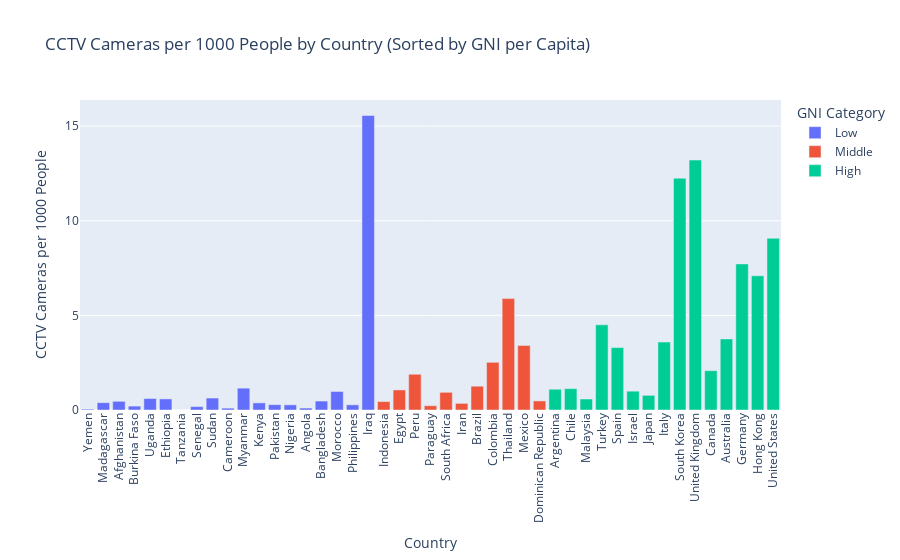

The notebook cell this image was saved under:
### Markdown cell above
## Relation Between Number of CCTV Cameras and Gross National Income

The bar graph below highlights the relationship between the density of CCTV cameras and Gross National Income (GNI) per capita in various countries. Wealthier nations tend to have more CCTV cameras per 1,000 people, reflecting their greater economic resources for public safety and security. This investment in advanced surveillance systems is a crucial part of these countries' crime prevention strategies. Higher GNI correlates with increased funding for technology, both as a security tool and a symbol of technological advancement and status (Norris, 2005; Lyon, 2003).

### Code cell
%run cameras_gdi_bargraph.ipynb

### Figure 1 — Plotly figure (JSON) as saved in the notebook; plotly's stock layout.template omitted (floating-point values rounded to 4 significant figures)
{"data": [{"alignmentgroup": "True", "customdata": [[150, 1314.0], [1500, 1484.0], [2108, 1824.0], [660, 2118.0], [2333, 2181.0], [3200, 2361.0], [20, 2664.0], [617, 3344.0], [4010, 3575.0], [400, 3621.0], [6475, 3851.0], [2000, 4474.0], [3867.0, 4624.0], [1560, 4790.0], [955, 5466.0], [8828.0, 5472.0], [3810, 7303.0], [4005, 8920.0], [120000, 9977.0]], "hovertemplate": "GNI Category=Low<br>Country=%{x}<br>CCTV Cameras per 1000 People=%{y}<br># of CCTV Cameras=%{customdata[0]}<br>GNI per Capita=%{customdata[1]}<extra></extra>", "legendgroup": "Low", "marker": {"color": "#636efa", "pattern": {"shape": ""}}, "name": "Low", "offsetgroup": "Low", "orientation": "v", "showlegend": true, "textposition": "auto", "type": "bar", "x": ["Yemen", "Madagascar", "Afghanistan", "Burkina Faso", "Uganda", "Ethiopia", "Tanzania", "Senegal", "Sudan", "Cameroon", "Myanmar", "Kenya", "Pakistan", "Nigeria", "Angola", "Bangladesh", "Morocco", "Philippines", "Iraq"], "xaxis": "x", "y": [0.04556, 0.3874, 0.4594, 0.206, 0.6066, 0.586, 0.002572, 0.1799, 0.6321, 0.09844, 1.154, 0.3756, 0.282, 0.2738, 0.1028, 0.4724, 0.9787, 0.2731, 15.56], "yaxis": "y"}, {"alignmentgroup": "True", "customdata": [[4733, 11470.0], [23342, 11730.0], [21163, 12250.0], [794, 12350.0], [4935.0, 12950.0], [2792, 13000.0], [9263.0, 14370.0], [24589, 14380.0], [65167, 17030.0], [31180.0, 17900.0], [1692, 17990.0]], "hovertemplate": "GNI Category=Middle<br>Country=%{x}<br>CCTV Cameras per 1000 People=%{y}<br># of CCTV Cameras=%{customdata[0]}<br>GNI per Capita=%{customdata[1]}<extra></extra>", "legendgroup": "Middle", "marker": {"color": "#EF553B", "pattern": {"shape": ""}}, "name": "Middle", "offsetgroup": "Middle", "orientation": "v", "showlegend": true, "textposition": "auto", "type": "bar", "x": ["Indonesia", "Egypt", "Peru", "Paraguay", "South Africa", "Iran", "Brazil", "Colombia", "Thailand", "Mexico", "Dominican Republic"], "xaxis": "x", "y": [0.445, 1.06, 1.889, 0.2262, 0.9344, 0.3499, 1.257, 2.52, 5.887, 3.409, 0.4802], "yaxis": "y"}, {"alignmentgroup": "True", "customdata": [[17000, 20930.0], [7794, 24560.0], [5000, 26660.0], [60231, 31030.0], [20990.0, 38350.0], [4401, 41520.0], [19600.0, 42270.0], [15500, 42840.0], [89672, 44500.0], [127423, 45220.0], [12181, 46810.0], [19370.0, 49240.0], [27589, 54530.0], [54519, 62610.0], [55620.0, 64770.0]], "hovertemplate": "GNI Category=High<br>Country=%{x}<br>CCTV Cameras per 1000 People=%{y}<br># of CCTV Cameras=%{customdata[0]}<br>GNI per Capita=%{customdata[1]}<extra></extra>", "legendgroup": "High", "marker": {"color": "#00cc96", "pattern": {"shape": ""}}, "name": "High", "offsetgroup": "High", "orientation": "v", "showlegend": true, "textposition": "auto", "type": "bar", "x": ["Argentina", "Chile", "Malaysia", "Turkey", "Spain", "Israel", "Japan", "Italy", "South Korea", "United Kingdom", "Canada", "Australia", "Germany", "Hong Kong", "United States"], "xaxis": "x", "y": [1.097, 1.129, 0.5799, 4.501, 3.299, 0.9955, 0.7734, 3.592, 12.25, 13.21, 2.078, 3.755, 7.719, 7.094, 9.074], "yaxis": "y"}], "layout": {"autosize": true, "barmode": "relative", "hovermode": "closest", "legend": {"title": {"text": "GNI Category"}, "tracegroupgap": 0}, "title": {"text": "CCTV Cameras per 1000 People by Country (Sorted by GNI per Capita)"}, "xaxis": {"anchor": "y", "autorange": true, "domain": [0, 1], "range": [-0.5, 44.5], "tickangle": -90, "title": {"text": "Country"}, "type": "category"}, "yaxis": {"anchor": "x", "autorange": true, "domain": [0, 1], "dtick": 5, "range": [0, 16.38], "tick0": 0, "tickmode": "linear", "title": {"text": "CCTV Cameras per 1000 People"}, "type": "linear"}}}
